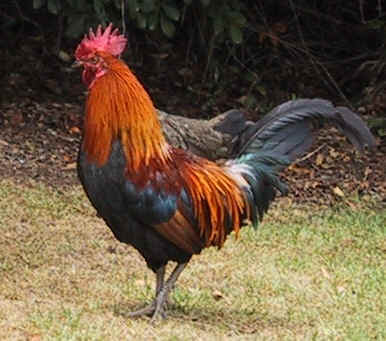
%> input picture rooster.jpg, 386 x 341 px
$ octave Matlabex2.m   (GNU Octave 9; MATLAB toolbox functions it lacks are replaced by stand-ins)
%> lines starting %> are read from the running program, lines starting %| are printed output that depends on the picture; in (x1, y1, x2, y2) boxes, pixels count from 0 and x2, y2 are one past the last pixel; in counts of white or black regions, pixels touching at a corner belong together; the program's own positions count from 1
### shiftcorrelation.m
function [Iashift,correlationco] = shiftcorrelation(Ia, shift)
% SHIFT PIXELS AND CORRELATION COEFFIENT
% two parameters, the image, the shift number
[m,n] = size(Ia);
Iashift = zeros(m, n);
Iashift(1:end - shift,:) = Ia(1 + shift:end,:);
correlationco = corr2(Iashift, Ia);
end

### Matlabex2.m
%% Introduction
Ia=imread('rooster.jpg');
%> Ia is the input picture: size 341x386x3 uint8; mean R, G, B 110, 91.4, 68
Ib=imread('elephant.png');
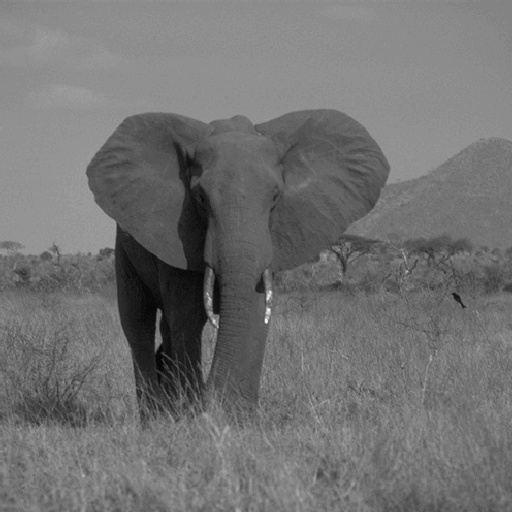
%> input picture elephant.png, 512 x 512 px
%> Ib is the input picture: size 512x512 uint8; min 6, max 249, mean 113.7
Ic=imread('woods.png');
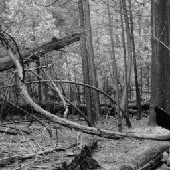
%> input picture woods.png, 170 x 170 px
%> Ic is the input picture: size 170x170 uint8; min 4, max 238, mean 105.8

%% Image Modification
Ib(403,404)=1;
%> Ib: size 512x512 uint8; under 0.01% of pixels changed, all inside (x1, y1, x2, y2) = (403, 402, 404, 403)
Ib(401:end, 401:end)=255;
%> Ib: size 512x512 uint8; min 6, max 255, mean 120.5
figure(1), clf, imagesc(Ib); colormap('gray')
Isyn=zeros(201,201);
Isyn(51:150,51:150)=1;
Isyn(81:120,:)=0.5;
Isyn(:,81:120)=0.75;
figure(2), clf, imagesc(Isyn); colormap('gray')

%% Resizing and Reshaping Images
Ibsmall1=imresize(Ib,0.5);
Iblarge1=imresize(Ib,2);
figure(3), clf
subplot(2,2,1), imagesc(Ibsmall1); title('Half size')
subplot(2,2,2), imagesc(Iblarge1); title('Double size')

Iblarge2=imresize(Ib,2,'bilinear');
Ibsmall2=imresize(Ib,0.5,'nearest');
Ibpad=padarray(Ib,[10,50]);
Ibcrop=imcrop(Ib,[250,50,120,300]);

figure(4), clf
subplot(2,2,1), imagesc(Ibsmall2); title('Nearest half')
subplot(2,2,2), imagesc(Iblarge2); title('Bilinear double')
subplot(2,2,3), imagesc(Ibpad); title('Padded')
subplot(2,2,4), imagesc(Ibcrop); title('Cropped')

Isynv=Isyn(:);
Isynv(1:202:end)=1; %Take out a point every 202 interval.
Isynre=reshape(Isynv,201,201);
figure(5), clf, imagesc(Isynre); colormap('gray')

%% answer 1
disp('answer1'), Ibsmall2(250, 235)
%> after `Ibsmall2(250, 235)`: ans = 255
disp('answer2'), Ib(250, 235)
%> after `Ib(250, 235)`: ans = 94
disp('answer3'), Iblarge2(250, 235)
%> after `Iblarge2(250, 235)`: ans = 152
disp('answer4'), Ib(500, 470)
%> after `Ib(500, 470)`: ans = 255
disp('answer5'), Iblarge2(1000, 940)
%> after `Iblarge2(1000, 940)`: ans = 255

%% Translating Images for Intensity Change Detection
Ibd=im2double(Ib);
Ibdiffv=Ibd(1:end-1,:)-Ibd(2:end,:);
figure(6), clf, imagesc(Ibdiffv); colormap('gray'); colorbar
Ibdiffh=Ibd(:,1:end-1)-Ibd(:,2:end);
figure(7), clf, imagesc(Ibdiffh);colormap('gray');colorbar

Ibdiff=sqrt(Ibdiffh(1:end-1,:).^2+Ibdiffv(:,1:end-1).^2);
figure(8), clf, imagesc(Ibdiff); colormap('gray'); colorbar
bw=imbinarize(Ibdiff,0.075);
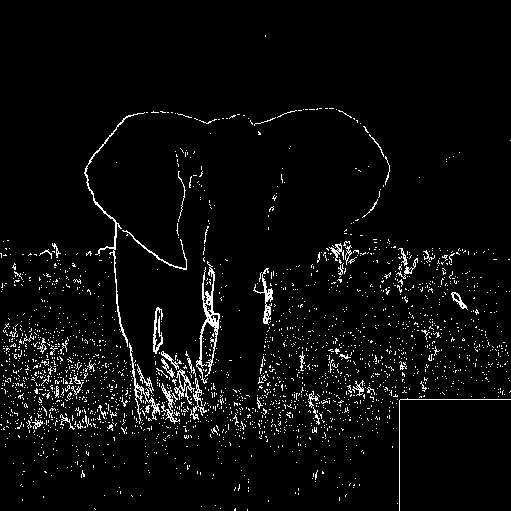
%> bw: size 511x511 logical; 4% white in thin lines or dots
figure(9), clf, imagesc(bw); colormap('gray'); colorbar
%% answer 2
disp('answer1'), Ibdiffv(498, 400)
%> after `Ibdiffv(498, 400)`: ans = 0.0235
disp('answer2'), Ibdiffh(498, 400)
%> after `Ibdiffh(498, 400)`: ans = -0.569
disp('answer3'), Ibdiff(498, 400)
%> after `Ibdiff(498, 400)`: ans = 0.569
disp('answer4'), bw(498, 400)
%> after `bw(498, 400)`: ans = true
%% Redundancy in Natural Images
[Icshift3, corr1] = shiftcorrelation(Ic, 3);
%> in shiftcorrelation, `correlationco = corr2(Iashift, Ia);`: correlationco = 0.576
%> corr1 = 0.576
figure(10), clf, imagesc(Icshift3); colormap('gray'); colorbar
disp(corr1)
%| 0.5759
%% correct answer 1
offsets=[0:30];
for offset=offsets
   simb(offset+1)=corr2(Ib(1:end-offset,:),Ib(1+offset:end,:));
   simc(offset+1)=corr2(Ic(1:end-offset,:),Ic(1+offset:end,:));
end
%> after the loop, simb = 31 values, max 1 at index 1, min 0.794 at index 31, mean 0.889; simc = 31 values, max 1 at index 1, min 0.0983 at index 31, mean 0.339
figure(8), clf,
plot(offsets,simb);
hold on;
plot(offsets,simc);
legend({'elephant','woods'});
xlabel('shift'); ylabel('correlation coefficient')
%> after `ylabel('correlation coefficient')`:
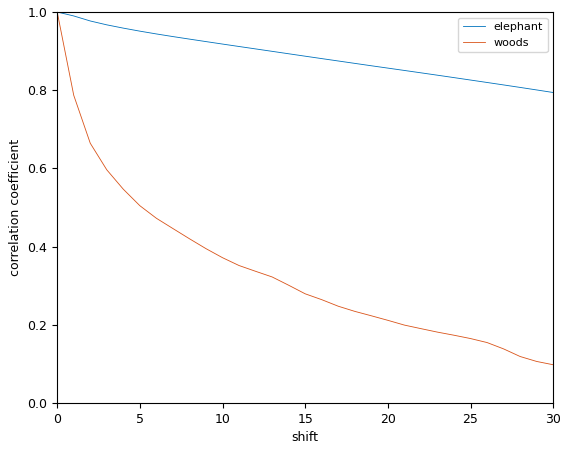
%> figure redrawn from the program's plot data; curve peaks at x = 0, y = 1
%% correct answer 2
simb(3)
%> ans = 0.977
%% Retinal Ganglion Cells (simulated with Difference of Gaussians)
dog=fspecial('gaussian',11,1.25)-fspecial('gaussian',11,1.75);
Ibdog=conv2(Ibd,dog,'same');
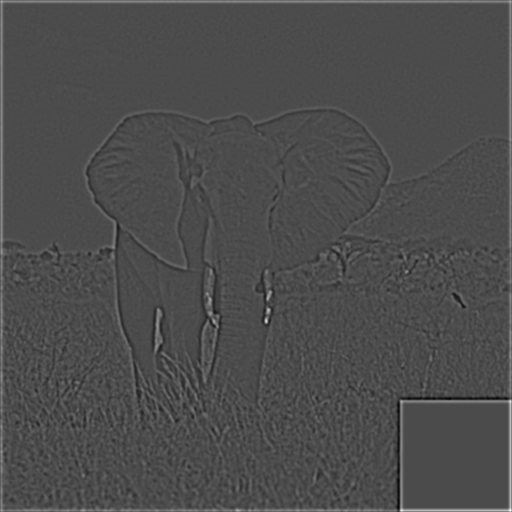
%> Ibdog: size 512x512 double; min -0.06, max 0.142, mean 0.000875; drawn with min black and max white
figure, clf, imagesc(Ibdog); colormap('gray'); colorbar
%% answer 3
Ibdog(170, 493)
%> ans = 0.00178
%% Colour Opponent Cells
Iad=im2double(Ia);
gc=fspecial('gaussian',9,1); %center
gs=fspecial('gaussian',9,1.5); %surround
IaRG=conv2(Iad(:,:,1),gc,'same')-conv2(Iad(:,:,2),gs,'same'); %Note colour channels are the third-dimension of Iad and channel 1 is the red channel, and channel 2 is the green channel.
IaGR=conv2(Iad(:,:,2),gc,'same')-conv2(Iad(:,:,1),gs,'same');
Y=mean(Iad(:,:,1:2),3);
IaBY=conv2(Iad(:,:,3),gc,'same')-conv2(Y,gs,'same'); %RG第三维求平均
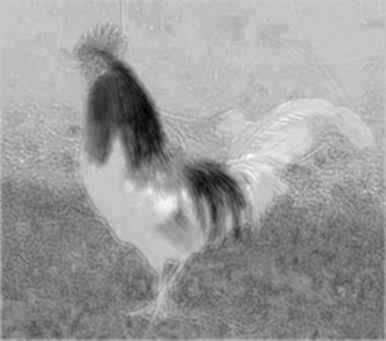
%> IaBY: size 341x386 double; min -0.598, max 0.172, mean -0.127; drawn with min black and max white
IaYB=conv2(Y,gc,'same')-conv2(Iad(:,:,1),gs,'same');

IaRG(340, 2)
%> ans = 0.237
IaGR(340, 2)
%> ans = 0.0447
IaBY(340, 2)
%> ans = -0.0753
IaYB(340, 2)
%> ans = 0.098
%% correct answer
Iad=im2double(Ia);
gc=fspecial('gaussian',9,1);
gs=fspecial('gaussian',9,1.5);

figure(9), clf, colormap('gray')
IaRG=conv2(Iad(:,:,1),gc,'same')-conv2(Iad(:,:,2),gs,'same');
subplot(2,2,1); imagesc(IaRG); axis('off','equal','tight'); colorbar, title('red-on, green-off');
IaGR=conv2(Iad(:,:,2),gc,'same')-conv2(Iad(:,:,1),gs,'same');
subplot(2,2,2); imagesc(IaGR); axis('off','equal','tight'); colorbar, title('green-on, red-off');
Y=mean(Iad(:,:,1:2),3);
IaBY=conv2(Iad(:,:,3),gc,'same')-conv2(Y,gs,'same');
subplot(2,2,3); imagesc(IaBY); axis('off','equal','tight'); colorbar, title('blue-on, yellow-off');
IaYB=conv2(Y,gc,'same')-conv2(Iad(:,:,3),gs,'same');
subplot(2,2,4); imagesc(IaYB); axis('off','equal','tight'); colorbar, title('yellow-on, blue-off');

IaYB(340, 2);

%% Lab Format for Colour Images

% figure(10), clf, colormap('gray')
Iagray=rgb2gray(Iad);
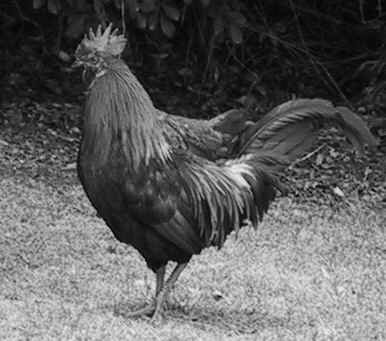
%> Iagray: size 341x386 double; min 0, max 0.951, mean 0.37
% subplot(2,3,1); imagesc(Iagray); axis('off','equal','tight'); colorbar, title('intensity')
% subplot(2,3,2); imagesc(IaRG); axis('off','equal','tight'); colorbar, title('red-on, green-off');
% subplot(2,3,3); imagesc(IaYB); axis('off','equal','tight'); colorbar, title('yellow-on, blue-off');
Ialab=rgb2lab(Iad);
%> Ialab: size 341x386x3 double; mean of channels 1, 2, 3 38.8, 4.3, 15.6
% subplot(2,3,4); imagesc(Ialab(:,:,1)); axis('off','equal','tight'); colorbar, title('L-channel');
% subplot(2,3,5); imagesc(Ialab(:,:,2)); axis('off','equal','tight'); colorbar, title('a-channel');
% subplot(2,3,6); imagesc(Ialab(:,:,3)); axis('off','equal','tight'); colorbar, title('b-channel');

Ialab(100,100,1)
%> ans = 47.25
Ialab(100,100,2)
%> ans = 42.71
Ialab(100,100,3)
%> ans = 49.25

%%
%> (the run ends here)
